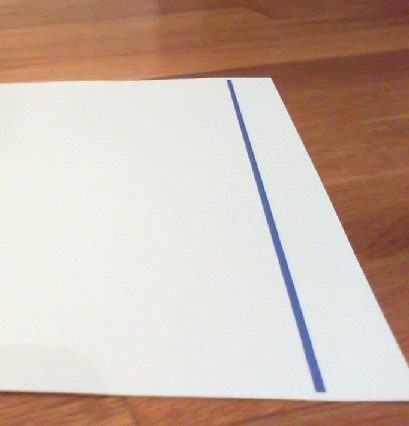
#> input picture LaneDetection/Samples/bluelane.jpg, 409 x 426 px, found by its file name
$ python homography.py
#> lines starting #> are read from the running program, lines starting #| are printed output that depends on the picture
import cv2
import numpy as np

if __name__ == '__main__':
    # Read source image.
    im_src = cv2.imread('/Users/Benjamin/PycharmProjects/SeniorProject/LaneDetection/Samples/bluelane.jpg')
#> im_src is the input picture: shape (426, 409, 3); mean B, G, R 170.6, 182.7, 201.9
    # Four corners of the book in source image
    pts_src = np.array([[141, 131], [480, 159], [493, 630], [64, 601]])

    # Read destination image.
    im_dst = cv2.imread('/Users/Benjamin/PycharmProjects/SeniorProject/LaneDetection/Samples/image0008.jpg')
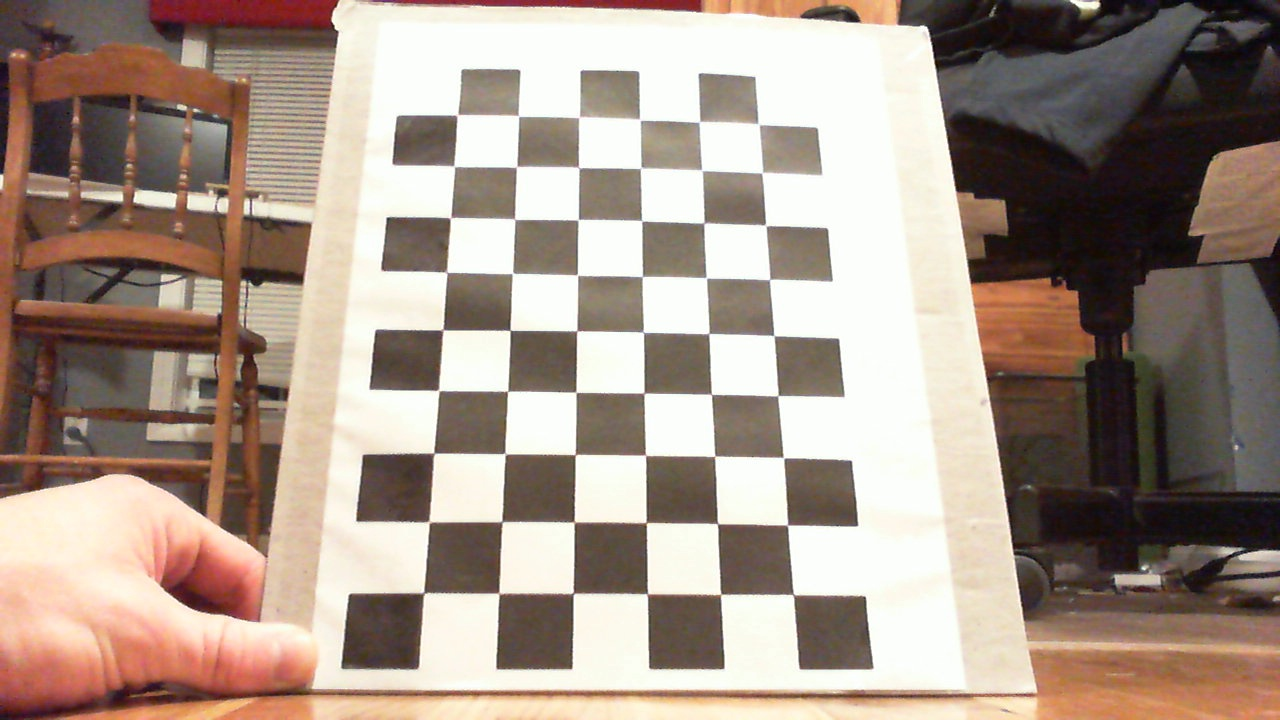
#> input picture LaneDetection/Samples/image0008.jpg, 1280 x 720 px, found by its file name
#> im_dst is the input picture: shape (720, 1280, 3); mean B, G, R 136.2, 148, 164.8
    # Four corners of the book in destination image.
    pts_dst = np.array([[318, 256], [534, 372], [316, 670], [73, 473]])

    # Calculate Homography
    h, status = cv2.findHomography(pts_src, pts_dst)

    # Warp source image to destination based on homography
    im_out = cv2.warpPerspective(im_src, h, (im_dst.shape[1], im_dst.shape[0]))
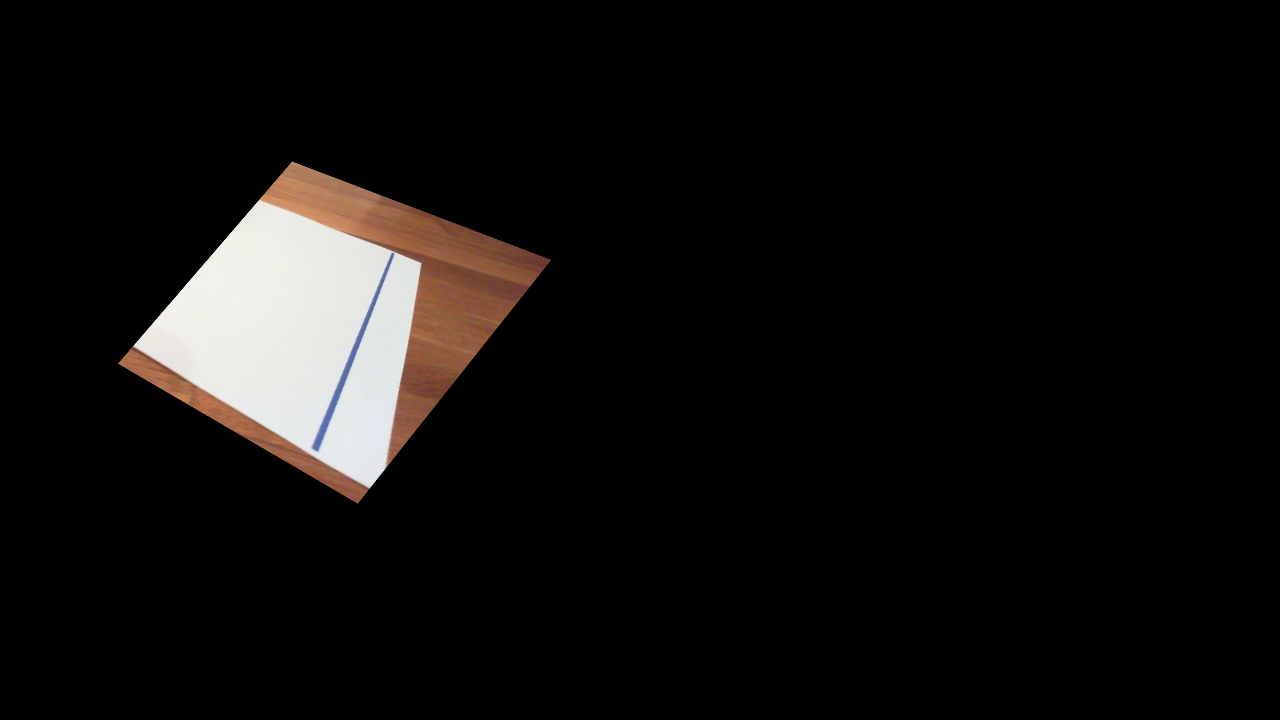
#> im_out: shape (720, 1280, 3); mean B, G, R 14.1, 15.1, 16.8


    # Display images
    cv2.imshow("Source Image", im_src)
    cv2.imshow("Destination Image", im_dst)
    cv2.imshow("Warped Source Image", im_out)

    cv2.waitKey(0)
